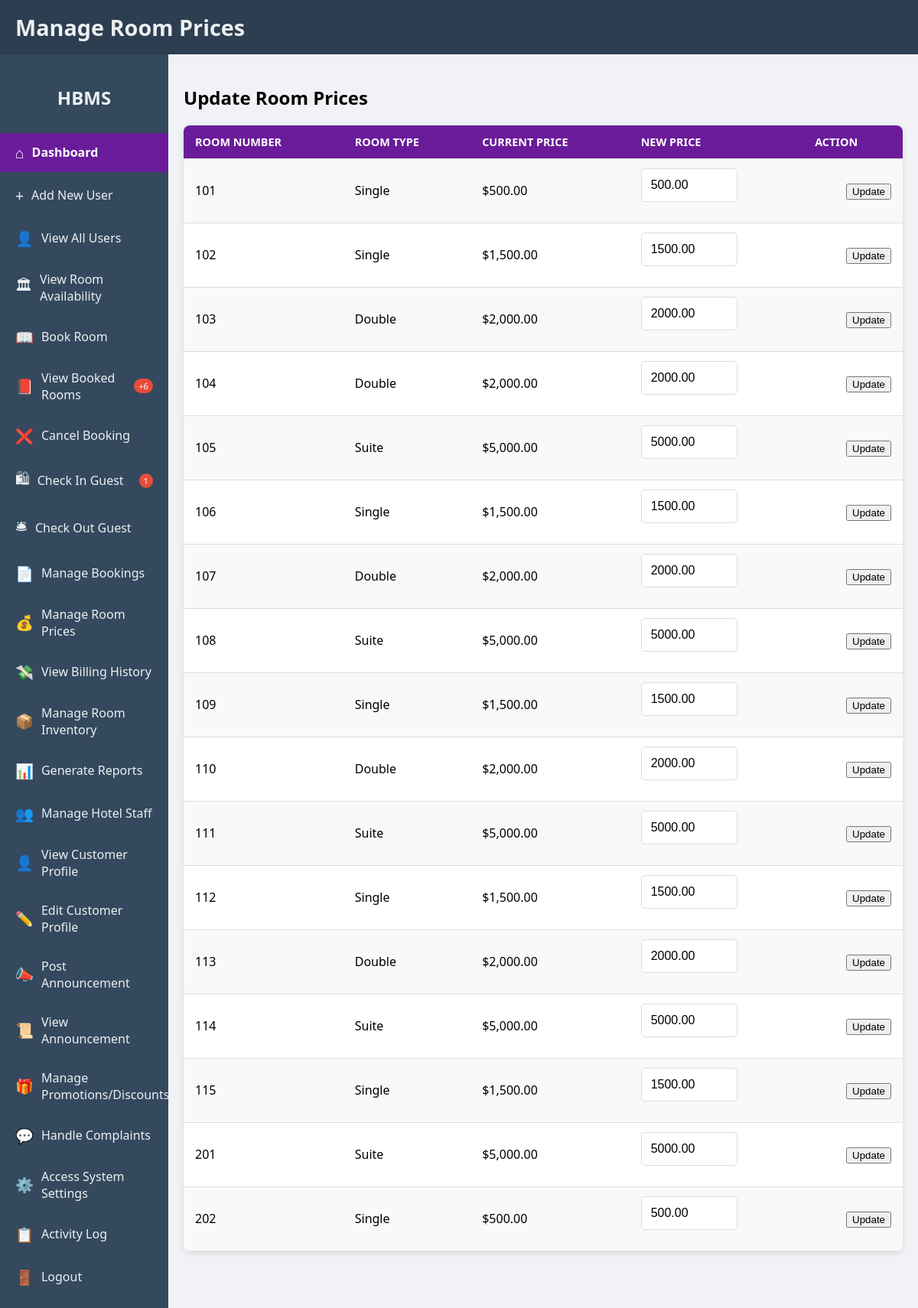
The app's page /rcbc/public/manage_room_prices.php (signed in) with its own data.
### tables this page shows
CREATE TABLE `rooms` (
  `room_id` int(11) NOT NULL,
  `room_number` varchar(50) NOT NULL,
  `room_type` varchar(100) NOT NULL,
  `status` varchar(50) NOT NULL DEFAULT 'available',
  `price` decimal(10,2) DEFAULT NULL
);

### rcbc/public/manage_room_prices.php (the view, shortened to what this page needs)
<?php
include '../includes/db.php';
$rooms = [];
$rooms_query = $conn->query("SELECT room_id, room_number, room_type, price FROM rooms ORDER BY room_number ASC");
if ($rooms_query) {
    while ($row = $rooms_query->fetch_assoc()) {
        $rooms[] = $row;
    }
}
?>
<!DOCTYPE html>
<html lang="en">
<head>
    <link rel="stylesheet" href="../assets/style.css">
</head>
<body>
    <div class="header">
        <h1>Manage Room Prices</h1>
    </div>
    <div class="dashboard-layout">
        <div class="sidebar">
            <h2>HBMS</h2>
            <ul>
                <li><a href="dashboard.php" class="active"><span class="icon">&#8962;</span> Dashboard</a></li>
                <li><a href="add_user.php"><span class="icon">&#43;</span> Add New User</a></li>
                <li><a href="index.php"><span class="icon">&#128100;</span> View All Users</a></li>
                <li><a href="view_room_availability.php"><span class="icon">&#127963;</span> View Room Availability</a></li>
                <li><a href="book_room.php"><span class="icon">&#128214;</span> Book Room</a></li>
                <li><a href="view_booked_rooms.php"><span class="icon">&#128213;</span> View Booked Rooms <span class="notification-badge">+6</span></a></li>
                <li><a href="cancel_booking.php"><span class="icon">&#10060;</span> Cancel Booking</a></li>
                <li><a href="check_in_guest.php"><span class="icon">&#128717;</span> Check In Guest <span class="notification-badge">1</span></a></li>
                <li><a href="check_out_guest.php"><span class="icon">&#128718;</span> Check Out Guest</a></li>
                <li><a href="manage_bookings.php"><span class="icon">&#128196;</span> Manage Bookings</a></li>
                <li><a href="manage_room_prices.php"><span class="icon">&#128176;</span> Manage Room Prices</a></li>
                <li><a href="view_billing_history.php"><span class="icon">&#128184;</span> View Billing History</a></li>
                <li><a href="manage_room_inventory.php"><span class="icon">&#128230;</span> Manage Room Inventory</a></li>
                <li><a href="generate_reports.php"><span class="icon">&#128202;</span> Generate Reports</a></li>
                <li><a href="manage_hotel_staff.php"><span class="icon">&#128101;</span> Manage Hotel Staff</a></li>
                <li><a href="view_customer_profile.php"><span class="icon">&#128100;</span> View Customer Profile</a></li>
                <li><a href="edit_customer_profile.php"><span class="icon">&#9999;&#65039;</span> Edit Customer Profile</a></li>
                <li><a href="post_announcement.php"><span class="icon">&#128227;</span> Post Announcement</a></li>
                <li><a href="view_announcement.php"><span class="icon">&#128220;</span> View Announcement</a></li>
                <li><a href="manage_promotions_discounts.php"><span class="icon">&#127873;</span> Manage Promotions/Discounts</a></li>
                <li><a href="handle_complaints.php"><span class="icon">&#128172;</span> Handle Complaints</a></li>
                <li><a href="access_system_settings.php"><span class="icon">&#9881;&#65039;</span> Access System Settings</a></li>
                <li><a href="activity_log.php"><span class="icon">&#128203;</span> Activity Log</a></li>
                <li><a href="logout.php"><span class="icon">&#128682;</span> Logout</a></li>
            </ul>
        </div>
        <div class="main-content">
            <div class="dashboard-section">
                <h2>Update Room Prices</h2>
                <?php if (!empty($rooms)): ?>
                    <table>
                        <tr>
                            <th>Room Number</th>
                            <th>Room Type</th>
                            <th>Current Price</th>
                            <th>New Price</th>
                            <th>Action</th>
                        </tr>
                        <?php foreach ($rooms as $room): ?>
                            <tr>
                                <td><?= htmlspecialchars($room['room_number']) ?></td>
                                <td><?= htmlspecialchars($room['room_type']) ?></td>
                                <td>$<?= htmlspecialchars(number_format($room['price'], 2)) ?></td>
                                <td>
                                    <form method="post" style="display:inline;">
                                        <input type="number" name="new_price" step="0.01" min="0" value="<?= htmlspecialchars($room['price']) ?>" required style="width: 100px;">
                                </td>
                                <td>
                                        <button type="submit" name="update_price">Update</button>
                                </td>
                            </tr>
                        <?php endforeach; ?>
                    </table>
                <?php else: ?>
                    <p>No rooms found to manage prices.</p>
                <?php endif; ?>
            </div>
        </div>
    </div>
</body>
</html>

### rcbc/assets/style.css (style rules this page uses)
body { font-family: 'Segoe UI', Tahoma, Geneva, Verdana, sans-serif; margin: 0; padding: 0; background-color: #f0f2f5; display: flex; flex-direction: column; justify-content: flex-start; align-items: stretch; min-height: 100vh; }
.header { background-color: #2c3e50; color: white; padding: 1em 20px; display: flex; justify-content: space-between; align-items: center; box-shadow: 0 2px 10px rgba(0, 0, 0, 0.1); }
.header h1 { margin: 0; font-size: 1.8em; color: #ecf0f1; }
.dashboard-layout { display: flex; flex-grow: 1; }
.sidebar { width: 220px; background-color: #34495e; color: white; padding: 20px 0; box-shadow: 2px 0 5px rgba(0, 0, 0, 0.1); display: flex; flex-direction: column; }
.sidebar h2 { color: #ecf0f1; text-align: center; margin-bottom: 30px; font-size: 1.5em; }
.sidebar ul { list-style: none; padding: 0; margin: 0; }
.sidebar li { margin-bottom: 5px; }
.sidebar a { color: #ecf0f1; text-decoration: none; display: flex; align-items: center; padding: 12px 20px; transition: background-color 0.3s ease, color 0.3s ease; }
.sidebar a.active { background-color: #6a1b9a; color: white; font-weight: bold; }
.sidebar .icon { font-size: 1.2em; margin-right: 10px; }
.notification-badge { background-color: #e74c3c; color: white; font-size: 0.7em; padding: 2px 6px; border-radius: 10px; margin-left: auto; }
.main-content { flex-grow: 1; padding: 20px; background-color: #f0f2f5; display: flex; flex-direction: column; gap: 20px; }
table { width: 100%; border-collapse: collapse; margin-top: 20px; background-color: #ffffff; box-shadow: 0 2px 8px rgba(0, 0, 0, 0.1); border-radius: 8px; overflow: hidden; }
th, td { padding: 12px 15px; text-align: left; border-bottom: 1px solid #ddd; }
th { background-color: #6a1b9a; color: white; text-transform: uppercase; font-size: 0.9em; }
tr:nth-child(even) { background-color: #f9f9f9; }
td:last-child { text-align: right; }
form input[type="text"], form input[type="email"], form input[type="password"], form input[type="date"], form input[type="number"], form textarea, form select { width: calc(100% - 22px); padding: 12px; margin-bottom: 15px; border: 1px solid #ddd; border-radius: 5px; font-size: 1em; }

### records on screen
rooms: room_number "101", room_type "Single", price "500.00", new_price "500.00"
rooms: room_number "102", room_type "Single", price "1,500.00", new_price "1500.00"
rooms: room_number "103", room_type "Double", price "2,000.00", new_price "2000.00"
rooms: room_number "104", room_type "Double", price "2,000.00", new_price "2000.00"
rooms: room_number "105", room_type "Suite", price "5,000.00", new_price "5000.00"
rooms: room_number "106", room_type "Single", price "1,500.00", new_price "1500.00"
rooms: room_number "107", room_type "Double", price "2,000.00", new_price "2000.00"
rooms: room_number "108", room_type "Suite", price "5,000.00", new_price "5000.00"
rooms: room_number "109", room_type "Single", price "1,500.00", new_price "1500.00"
rooms: room_number "110", room_type "Double", price "2,000.00", new_price "2000.00"
rooms: room_number "111", room_type "Suite", price "5,000.00", new_price "5000.00"
rooms: room_number "112", room_type "Single", price "1,500.00", new_price "1500.00"
rooms: room_number "113", room_type "Double", price "2,000.00", new_price "2000.00"
rooms: room_number "114", room_type "Suite", price "5,000.00", new_price "5000.00"
rooms: room_number "115", room_type "Single", price "1,500.00", new_price "1500.00"
rooms: room_number "201", room_type "Suite", price "5,000.00", new_price "5000.00"
rooms: room_number "202", room_type "Single", price "500.00", new_price "500.00"
